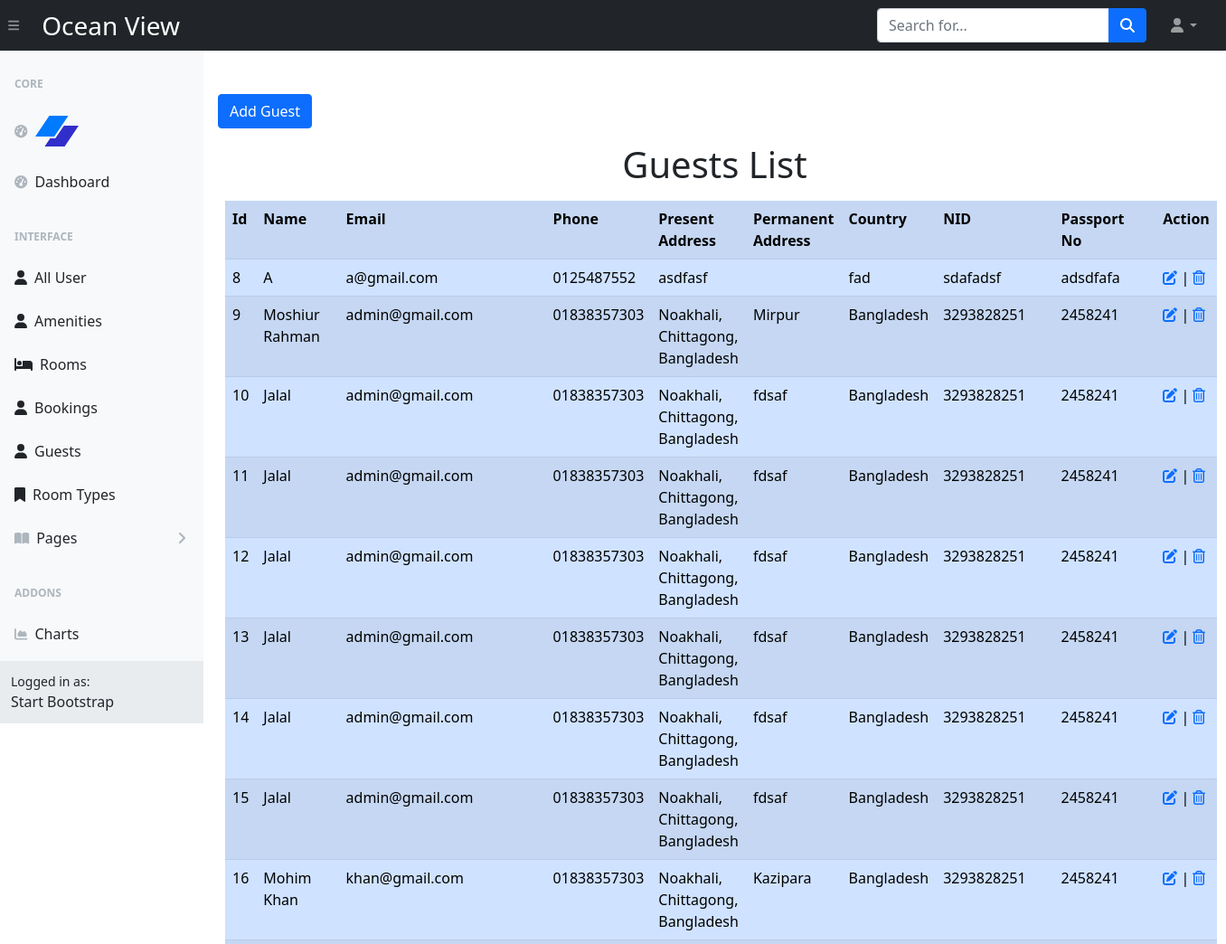
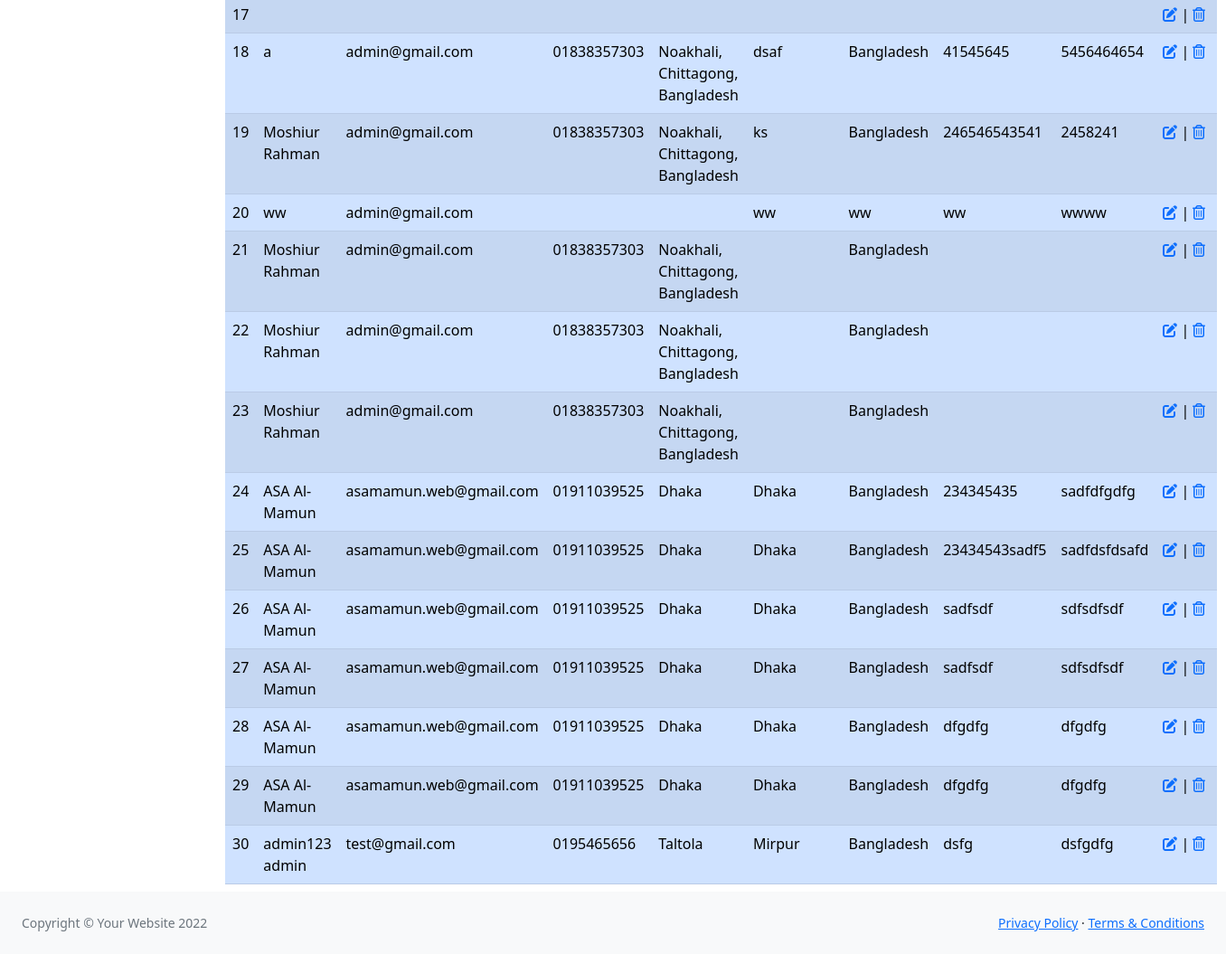
/admin/guests.php (signed in), run on the app's committed database (2 pictures, top to bottom).
### tables this page shows
CREATE TABLE `guests` (
  `id` int(11) NOT NULL,
  `user_id` int(11) NOT NULL,
  `name` varchar(128) NOT NULL,
  `email` varchar(128) DEFAULT NULL,
  `password` varchar(128) NOT NULL,
  `phone` varchar(20) DEFAULT NULL,
  `address1` varchar(256) DEFAULT NULL,
  `address2` varchar(256) DEFAULT NULL,
  `country` varchar(30) NOT NULL,
  `nid` varchar(30) DEFAULT NULL,
  `passportno` varchar(60) DEFAULT NULL,
  `created` timestamp NOT NULL DEFAULT current_timestamp()
);

### admin/guests.php (the view, shortened to what this page needs)
<?php
$conn = db::connect();
?>
<?php require __DIR__ . '/components/header.php'; ?>
</head>
<body class="sb-nav-fixed">
    <?php require __DIR__ . '/components/navbar.php'; ?>
    <div id="layoutSidenav">
        <?php require __DIR__ . '/components/sidebar.php'; ?>
        <div id="layoutSidenav_content">
            <main class="mt-5">
                <button type="button" class="btn btn-primary shadow-none ms-3" data-bs-toggle="modal" data-bs-target="#guestsmodal">
                    Add Guest
                </button>
                <div class="container">
                    <div class="row">
                        <div class="column">
                            <h1 class="text-center my-3">Guests List</h1>
                            <table class="table table-primary table-striped">
                                <tr>
                                    <th>Id</th>
                                    <th>Name</th>
                                    <th>Email</th>
                                    <th>Phone</th>
                                    <th>Present Address</th>
                                    <th>Permanent Address</th>
                                    <th>Country</th>
                                    <th>NID</th>
                                    <th>Passport No</th>
                                    <th>Action</th>
                                </tr>
                                <?php
                                $sq = "select * from guests where 1";
                                $records = $conn->query($sq);
                                if ($records->num_rows > 0) {
                                    while ($test = $records->fetch_assoc()) {
                                        echo "<tr>";
                                        echo "<td>" . $test["id"] . "</td>";
                                        echo "<td>" . $test["name"] . "</td>";
                                        echo "<td>" . $test["email"] . "</td>";
                                        echo "<td>" . $test["phone"] . "</td>";
                                        echo "<td>" . $test["address1"] . "</td>";
                                        echo "<td>" . $test["address2"] . "</td>";
                                        echo "<td>" . $test["country"] . "</td>";
                                        echo "<td>" . $test["nid"] . "</td>";
                                        echo "<td>" . $test["passportno"] . "</td>";
                                        echo "<td><a href='guest-edit.php?id=" . $test['id'] . "'><i class='fa-solid fa-pen-to-square'></i></a> | <a onclick='return confirm(\"Are you sure you want to delete this item?\");' href='guest-delete.php?id=" . $test['id'] . "'><i class='fa-regular fa-trash-can'></i></a></td>";
                                        echo "</tr>";
                                    }
                                }
                                ?>
                            </table>
                        </div>
                    </div>
                </div>
            </main>
        </div>
    </div>
    <?php require __DIR__ . '/components/footer.php'; ?>

### data on the page
guests: id "8", name "A", email "a@gmail.com", phone "0125487552", address1 "asdfasf", country "fad", nid "sdafadsf", passportno "adsdfafa"
guests: id "9", name "Moshiur Rahman", email "admin@gmail.com", phone "01838357303", address1 "Noakhali, Chittagong, Bangladesh", address2 "Mirpur", country "Bangladesh", nid "3293828251", passportno "2458241"
guests: id "10", name "Jalal", email "admin@gmail.com", phone "01838357303", address1 "Noakhali, Chittagong, Bangladesh", address2 "fdsaf", country "Bangladesh", nid "3293828251", passportno "2458241"
guests: id "11", name "Jalal", email "admin@gmail.com", phone "01838357303", address1 "Noakhali, Chittagong, Bangladesh", address2 "fdsaf", country "Bangladesh", nid "3293828251", passportno "2458241"
guests: id "12", name "Jalal", email "admin@gmail.com", phone "01838357303", address1 "Noakhali, Chittagong, Bangladesh", address2 "fdsaf", country "Bangladesh", nid "3293828251", passportno "2458241"
guests: id "13", name "Jalal", email "admin@gmail.com", phone "01838357303", address1 "Noakhali, Chittagong, Bangladesh", address2 "fdsaf", country "Bangladesh", nid "3293828251", passportno "2458241"
guests: id "14", name "Jalal", email "admin@gmail.com", phone "01838357303", address1 "Noakhali, Chittagong, Bangladesh", address2 "fdsaf", country "Bangladesh", nid "3293828251", passportno "2458241"
guests: id "15", name "Jalal", email "admin@gmail.com", phone "01838357303", address1 "Noakhali, Chittagong, Bangladesh", address2 "fdsaf", country "Bangladesh", nid "3293828251", passportno "2458241"
guests: id "16", name "Mohim Khan", email "khan@gmail.com", phone "01838357303", address1 "Noakhali, Chittagong, Bangladesh", address2 "Kazipara", country "Bangladesh", nid "3293828251", passportno "2458241"
guests: id "17"
guests: id "18", name "a", email "admin@gmail.com", phone "01838357303", address1 "Noakhali, Chittagong, Bangladesh", address2 "dsaf", country "Bangladesh", nid "41545645", passportno "5456464654"
guests: id "19", name "Moshiur Rahman", email "admin@gmail.com", phone "01838357303", address1 "Noakhali, Chittagong, Bangladesh", address2 "ks", country "Bangladesh", nid "246546543541", passportno "2458241"
guests: id "20", name "ww", email "admin@gmail.com", address2 "ww", country "ww", nid "ww", passportno "wwww"
guests: id "21", name "Moshiur Rahman", email "admin@gmail.com", phone "01838357303", address1 "Noakhali, Chittagong, Bangladesh", country "Bangladesh"
guests: id "22", name "Moshiur Rahman", email "admin@gmail.com", phone "01838357303", address1 "Noakhali, Chittagong, Bangladesh", country "Bangladesh"
guests: id "23", name "Moshiur Rahman", email "admin@gmail.com", phone "01838357303", address1 "Noakhali, Chittagong, Bangladesh", country "Bangladesh"
guests: id "24", name "ASA Al-Mamun", email "asamamun.web@gmail.com", phone "01911039525", address1 "Dhaka", address2 "Dhaka", country "Bangladesh", nid "234345435", passportno "sadfdfgdfg"
guests: id "25", name "ASA Al-Mamun", email "asamamun.web@gmail.com", phone "01911039525", address1 "Dhaka", address2 "Dhaka", country "Bangladesh", nid "23434543sadf5", passportno "sadfdsfdsafd"
guests: id "26", name "ASA Al-Mamun", email "asamamun.web@gmail.com", phone "01911039525", address1 "Dhaka", address2 "Dhaka", country "Bangladesh", nid "sadfsdf", passportno "sdfsdfsdf"
guests: id "27", name "ASA Al-Mamun", email "asamamun.web@gmail.com", phone "01911039525", address1 "Dhaka", address2 "Dhaka", country "Bangladesh", nid "sadfsdf", passportno "sdfsdfsdf"
guests: id "28", name "ASA Al-Mamun", email "asamamun.web@gmail.com", phone "01911039525", address1 "Dhaka", address2 "Dhaka", country "Bangladesh", nid "dfgdfg", passportno "dfgdfg"
guests: id "29", name "ASA Al-Mamun", email "asamamun.web@gmail.com", phone "01911039525", address1 "Dhaka", address2 "Dhaka", country "Bangladesh", nid "dfgdfg", passportno "dfgdfg"
guests: id "30", name "admin123 admin", email "test@gmail.com", phone "0195465656", address1 "Taltola", address2 "Mirpur", country "Bangladesh", nid "dsfg", passportno "dsfgdfg"

### other printed values
settings()['companyname'] "Ocean View"
